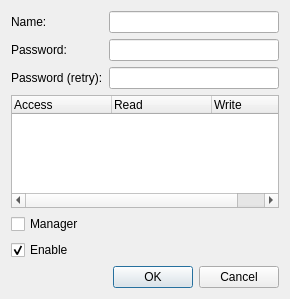
<?xml version="1.0" encoding="UTF-8"?>
<ui version="4.0">
 <class>UserDialog</class>
 <widget class="QDialog" name="UserDialog">
  <property name="geometry">
   <rect>
    <x>0</x>
    <y>0</y>
    <width>290</width>
    <height>299</height>
   </rect>
  </property>
  <property name="windowTitle">
   <string>User Properties</string>
  </property>
  <property name="modal">
   <bool>true</bool>
  </property>
  <layout class="QVBoxLayout" name="verticalLayout_3">
   <item>
    <layout class="QHBoxLayout" name="horizontalLayout">
     <item>
      <layout class="QVBoxLayout" name="verticalLayout">
       <item>
        <widget class="QLabel" name="label_username">
         <property name="text">
          <string>Name:</string>
         </property>
        </widget>
       </item>
       <item>
        <widget class="QLabel" name="label_password">
         <property name="text">
          <string>Password:</string>
         </property>
        </widget>
       </item>
       <item>
        <widget class="QLabel" name="label_password_retry">
         <property name="text">
          <string>Password (retry):</string>
         </property>
        </widget>
       </item>
      </layout>
     </item>
     <item>
      <layout class="QVBoxLayout" name="verticalLayout_2">
       <item>
        <widget class="QLineEdit" name="edit_username"/>
       </item>
       <item>
        <widget class="QLineEdit" name="edit_password">
         <property name="echoMode">
          <enum>QLineEdit::Password</enum>
         </property>
        </widget>
       </item>
       <item>
        <widget class="QLineEdit" name="edit_password_retry">
         <property name="echoMode">
          <enum>QLineEdit::Password</enum>
         </property>
        </widget>
       </item>
      </layout>
     </item>
    </layout>
   </item>
   <item>
    <widget class="QTreeWidget" name="tree_access">
     <property name="indentation">
      <number>0</number>
     </property>
     <column>
      <property name="text">
       <string>Access</string>
      </property>
     </column>
     <column>
      <property name="text">
       <string>Read</string>
      </property>
     </column>
     <column>
      <property name="text">
       <string>Write</string>
      </property>
     </column>
    </widget>
   </item>
   <item>
    <widget class="QCheckBox" name="checkbox_manager">
     <property name="text">
      <string>Manager</string>
     </property>
    </widget>
   </item>
   <item>
    <widget class="QCheckBox" name="checkbox_enable">
     <property name="text">
      <string>Enable</string>
     </property>
     <property name="checked">
      <bool>true</bool>
     </property>
    </widget>
   </item>
   <item>
    <widget class="QDialogButtonBox" name="buttonbox">
     <property name="standardButtons">
      <set>QDialogButtonBox::Cancel|QDialogButtonBox::Ok</set>
     </property>
    </widget>
   </item>
  </layout>
 </widget>
 <resources/>
 <connections/>
</ui>
